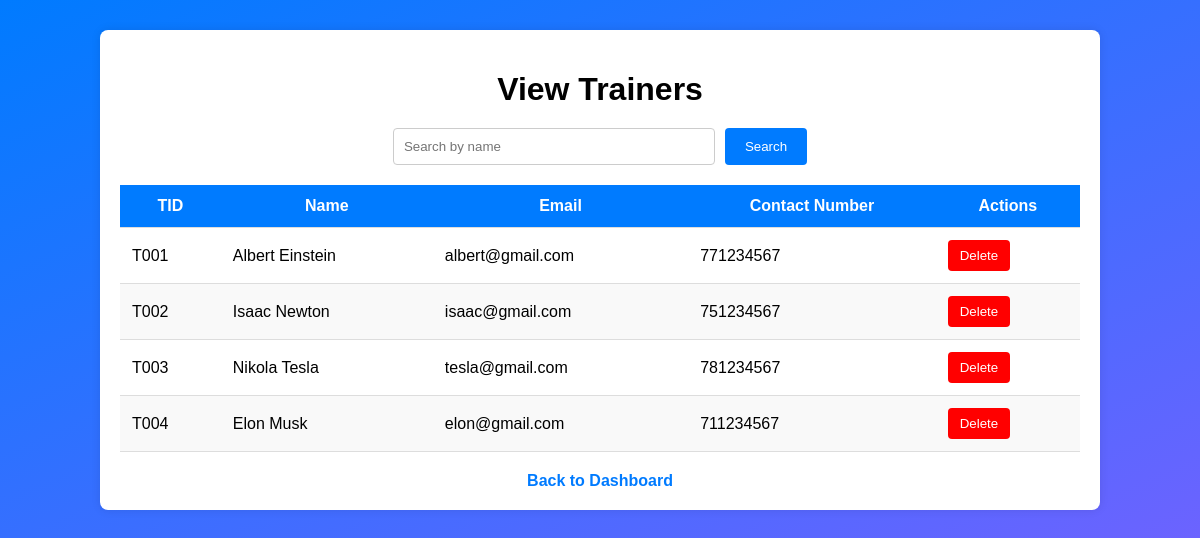
The app's page /view_trainers.php (signed in) with its own data.
### tables this page shows
CREATE TABLE `trainers` (
  `tid` varchar(6) NOT NULL,
  `name` text NOT NULL,
  `email` varchar(100) NOT NULL,
  `contact_number` int(10) NOT NULL
);

### view_trainers.php (the view, shortened to what this page needs)
<?php
include("dbconfig.php");
$filter_name = '';
$trainers = [];
if ($_SERVER['REQUEST_METHOD'] === 'GET' && isset($_GET['filter_name'])) {
    $filter_name = $_GET['filter_name'];
    $query = "SELECT * FROM trainers WHERE name LIKE ?";
    $stmt = $conn->prepare($query);
    $like_filter = "%" . $filter_name . "%";
    $stmt->bind_param("s", $like_filter);
    $stmt->execute();
    $result = $stmt->get_result();
    $trainers = $result->fetch_all(MYSQLI_ASSOC);
} else {
    $query = "SELECT * FROM trainers";
    $result = $conn->query($query);
    $trainers = $result->fetch_all(MYSQLI_ASSOC);
}
?>
<!DOCTYPE html>
<html lang="en">
<head>
    <link rel="stylesheet" href="view_trainers_style.css">
</head>
<body>
    <div class="container">
        <h1>View Trainers</h1>
        <form action="view_trainers.php" method="GET" class="filter-form">
            <input type="text" name="filter_name" placeholder="Search by name" value="<?php echo htmlspecialchars($filter_name); ?>">
            <button type="submit">Search</button>
        </form>
        <?php if (!empty($trainers)): ?>
            <table>
                <thead>
                    <tr>
                        <th>TID</th>
                        <th>Name</th>
                        <th>Email</th>
                        <th>Contact Number</th>
                        <th>Actions</th>
                    </tr>
                </thead>
                <tbody>
                    <?php foreach ($trainers as $trainer): ?>
                        <tr>
                            <td><?php echo htmlspecialchars($trainer['tid']); ?></td>
                            <td><?php echo htmlspecialchars($trainer['name']); ?></td>
                            <td><?php echo htmlspecialchars($trainer['email']); ?></td>
                            <td><?php echo htmlspecialchars($trainer['contact_number']); ?></td>
                            <td>
                                <form action="view_trainers.php" method="POST" style="display:inline;">
                                    <button type="submit" class="delete-btn" onclick="return confirm('Are you sure you want to delete this trainer?')">Delete</button>
                                </form>
                            </td>
                        </tr>
                    <?php endforeach; ?>
                </tbody>
            </table>
        <?php else: ?>
            <p class="no-data">No trainers found.</p>
        <?php endif; ?>
        <div class="back-link">
            <a href="admin_dashboard.php">Back to Dashboard</a>
        </div>
    </div>
</body>
</html>

### view_trainers_style.css (style rules this page uses)
body { font-family: Arial, sans-serif; background: linear-gradient(to bottom right, #007bff, #6c63ff); margin: 0; padding: 0; }
.container { width: 80%; margin: 30px auto; padding: 20px; background-color: white; border-radius: 8px; box-shadow: 0 0 10px rgba(0, 0, 0, 0.1); }
h1 { text-align: center; margin-bottom: 20px; }
.filter-form { display: flex; justify-content: center; margin-bottom: 20px; }
.filter-form input { padding: 10px; width: 300px; border: 1px solid #ccc; border-radius: 4px; }
.filter-form button { padding: 10px 20px; border: none; background-color: #007bff; color: white; cursor: pointer; border-radius: 4px; margin-left: 10px; }
table { width: 100%; border-collapse: collapse; margin-top: 20px; }
table th, table td { padding: 12px; border-bottom: 1px solid #ddd; text-align: left; }
table th { background-color: #007bff; color: white; text-align: center; }
table tr:nth-child(even) { background-color: #f9f9f9; }
.delete-btn { background-color: red; color: white; padding: 8px 12px; border: none; border-radius: 4px; cursor: pointer; }
.back-link { text-align: center; margin-top: 20px; }
.back-link a { color: #007bff; text-decoration: none; font-weight: bold; }

### records on screen
trainers: tid "T001", name "Albert Einstein", email "albert@gmail.com", contact_number "771234567"
trainers: tid "T002", name "Isaac Newton", email "isaac@gmail.com", contact_number "751234567"
trainers: tid "T003", name "Nikola Tesla", email "tesla@gmail.com", contact_number "781234567"
trainers: tid "T004", name "Elon Musk", email "elon@gmail.com", contact_number "711234567"
